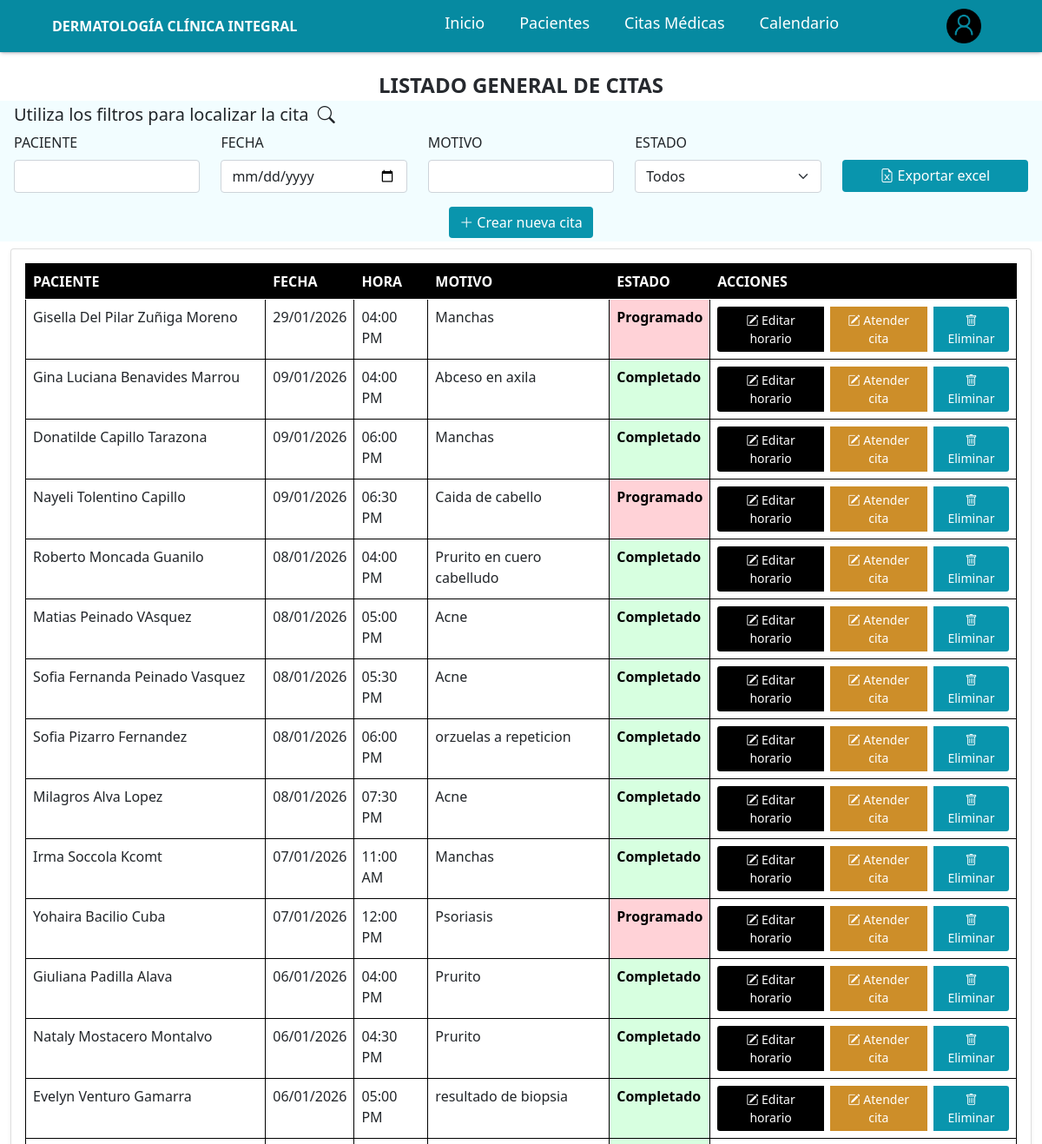
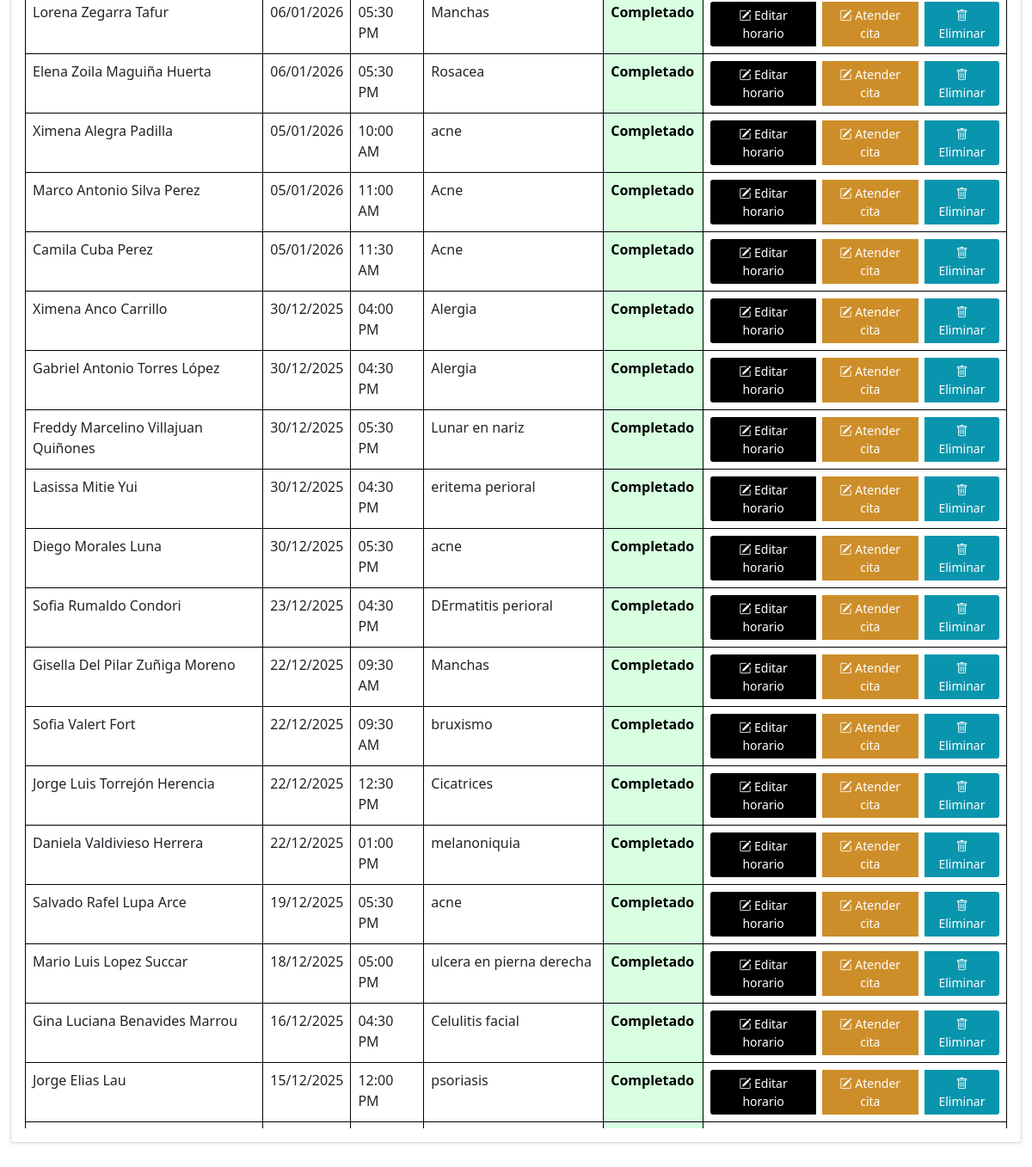
Screenshot of /clinica/lista_citas/ with the database file from the repository (2 pictures, top to bottom).
### clinica/models.py (models this page shows, shortened)
class Cita(models.Model):
    paciente = models.ForeignKey(Paciente, on_delete=models.CASCADE, related_name='citas')
    fecha = models.DateField(blank=True, null=True)
    hora = models.TimeField(blank=True, null=True)
    motivo = models.CharField(max_length=255, blank=True, null=True)
    estado = models.BooleanField(default=False, blank=True, null=True)  # False = programada, True = completada
    created_at = models.DateTimeField(auto_now_add=True)
    updated_at = models.DateTimeField(auto_now=True)

class Paciente(models.Model):
    TIPO_SANGRE_CHOICES = [
        ('A+', 'A+'),
        ('A-', 'A-'),
        ('B+', 'B+'),
        ('B-', 'B-'),
        ('AB+', 'AB+'),
        ('AB-', 'AB-'),
        ('O+', 'O+'),
        ('O-', 'O-'),
    ]
    nombre = models.CharField(max_length=100, blank=True, null=True)
    fecha_nacimiento = models.DateField(blank=True, null=True)
    email = models.CharField(max_length=100, blank=True, null=True)
    dni = models.CharField(max_length=100, blank=True, null=True)
    telefono = models.CharField(max_length=255, blank=True, null=True)
    direccion = models.CharField(max_length=100, blank=True, null=True)
    alergias_conocidas = models.CharField(max_length=255, blank=True, null=True)
    emfermedades_previas = models.CharField(max_length=255, blank=True, null=True)
    antecentes_quirurgicos = models.CharField(max_length=255, blank=True, null=True)
    antecedentes_familiares = models.CharField(max_length=255, blank=True, null=True)
    medicamentos_actuales = models.CharField(max_length=255, blank=True, null=True)
    habitos = models.CharField(max_length=255, blank=True, null=True)
    relato_clinico = models.TextField(blank=True, null=True)
    edad = models.CharField(max_length=255, blank=True, null=True)
    peso = models.CharField(max_length=50, blank=True, null=True)
    altura = models.CharField(max_length=50, blank=True, null=True)
    presion_arterial = models.CharField(max_length=50, blank=True, null=True)
    frecuencia_cardiaca = models.CharField(max_length=50, blank=True, null=True)
    frecuencia_respiratoria = models.CharField(max_length=50, blank=True, null=True)
    temperatura = models.CharField(max_length=50, blank=True, null=True)
    tipo_de_sangre = models.CharField(
        max_length=10,
        choices=TIPO_SANGRE_CHOICES,
        blank=True,
        null=True
    )
    descripcion_examen_fisico = models.TextField(blank=True, null=True)
    nombre_contacto_emergencia1 = models.CharField(max_length=100, blank=True, null=True)
    telefono_contacto_emergencia1 = models.CharField(max_length=15, blank=True, null=True)
    relacion_contacto_emergencia1 = models.CharField(max_length=50, blank=True, null=True)
    nombre_contacto_emergencia2 = models.CharField(max_length=100, blank=True, null=True)
    telefono_contacto_emergencia2 = models.CharField(max_length=15, blank=True, null=True)
    relacion_contacto_emergencia2 = models.CharField(max_length=50, blank=True, null=True)
    nombre_contacto_emergencia3 = models.CharField(max_length=100, blank=True, null=True)
    telefono_contacto_emergencia3 = models.CharField(max_length=15, blank=True, null=True)
    relacion_contacto_emergencia3 = models.CharField(max_length=50, blank=True, null=True)
    created_at = models.DateTimeField(auto_now_add=True)
    updated_at = models.DateTimeField(auto_now=True)
    def __str__(self):
        return self.nombre or "Paciente sin nombre"

### clinica/views.py (the view)
# urls.py: path('lista_citas/', views.lista_citas, name='lista_citas'),
def lista_citas(request):
    if request.method == "POST":
        form = CitaForm(request.POST)
        if form.is_valid():
            nueva_cita = form.save()
            fecha_actividad = nueva_cita.fecha
            hora_ini = datetime.combine(nueva_cita.fecha, nueva_cita.hora)
            hora_fin = hora_ini + timedelta(minutes=30)
            titulo = (
                f"{hora_ini.strftime('%I:%M %p')} - "
                f"{hora_fin.strftime('%I:%M %p')} | {nueva_cita.paciente.nombre}"
            )
            descripcion = nueva_cita.motivo
            DailyActivity.objects.create(
                user=request.user,
                date=fecha_actividad,
                title=titulo,
                description=descripcion
            )
            return redirect('clinica:lista_citas')
    else:
        form = CitaForm()
    citas = Cita.objects.all().order_by('-fecha')
    pacientes = Paciente.objects.all()
    return render(request, 'clinica/citas_medicas.html', {
        'citas': citas,
        'form': form,
        'pacientes': pacientes,
    })

### templates/clinica/citas_medicas.html (shortened to what this page needs)
{% extends "base.html" %}
{% block body %}
{% include "../components/navbar.html" %}
<div style="text-align: center; margin-top: 20px;">
    <div style="font-weight: bold; font-size: 24px; color: #26292E;">
        LISTADO GENERAL DE CITAS
    </div>
</div>
<div class="px-3 py-1" style="background-color: #F2FDFF;">
                    <h5 class="mb-2">Utiliza los filtros para localizar la cita&nbsp;&nbsp;<i class="bi bi-search"></i></h5>
                    <div class="row mb-3">
                        <div class="col">
                            <label class="form-label">PACIENTE</label>
                            <input type="text" class="form-control filter-input" data-column="0">
                        </div>
                        <div class="col">
                            <label class="form-label">FECHA</label>
                            <input type="date" class="form-control filter-input" data-column="1">
                        </div>
                        <div class="col">
                            <label class="form-label">MOTIVO</label>
                            <input type="text" class="form-control filter-input" data-column="3">
                        </div>
                        <div class="col">
                            <label class="form-label">ESTADO</label>
                            <select class="form-select filter-input" data-column="4">
                                <option value="">Todos</option>
                            </select>
                        </div>
                        <div class="col">
                            <label class="form-label" style="color: #f2fdff;">Excel</label>
                            <button id="exportBtn" class="btn btn-success form-control btn btn-secondary text-center"
                                style="background-color: #0995AD; line-height: 25px; border: none;">
                                <i class="bi-file-earmark-excel"></i>
                                Exportar excel
                            </button>
                        </div>
                    </div>
                    <center>
                        <button type="button" class="btn text-white"
                            style="background-color: #0995AD; border: none;" data-bs-toggle="modal"
                            data-bs-target="#pacienteModal">
                            <i class="bi bi-plus-lg"></i> Crear nueva cita
                        </button>
                    </center>
</div>
<div class="container mt-2" style="max-width: 100%;">
    <div class="row justify-content-center">
        <div class="col-12 col-lg-12">
            <div class="card shadow-sm">
                <div class="card-body">
                    <div class="table-container" style="max-height: 65vh; overflow-y: auto; overflow-x: auto;">
                        <table class="table table-hover table-bordered-gray" id="documentsTable">
                            <thead style="position: sticky; top: 0; z-index: 1;">
                                <tr style="background-color: #000 !important;">
                                    <th style="color: white;">PACIENTE</th>
                                    <th style="color: white;">FECHA</th>
                                    <th style="color: white;">HORA</th>
                                    <th style="color: white;">MOTIVO</th>
                                    <th style="color: white;">ESTADO</th>
                                    <th style="color: white;">ACCIONES</th>
                                </tr>
                            </thead>
                            <tbody>
                                {% for c in citas %}
                                <tr>
                                    <td>{{ c.paciente.nombre|default:'' }}</td>
                                    <td>{{ c.fecha|date:"d/m/Y"|default:'' }}</td>
                                    <td>{{ c.hora|time:"h:i A" }}</td>
                                    <td>{{ c.motivo|default:'' }}</td>
                                    <td class="{% if c.estado %}estado-completado{% else %}estado-programado{% endif %}">
                                        {% if c.estado %}
                                            Completado
                                        {% else %}
                                            Programado
                                        {% endif %}
                                    </td>
                                    <td>
                                        <div class="btn-group" role="group">
                                            <button type="button" class="btn btn-sm text-white me-2 btn-editar"
                                                    style="background-color: #000;"
                                                    data-bs-toggle="modal"
                                                    data-bs-target="#editarCitaModal"
                                                    data-id="{{ c.id }}"
                                                    data-paciente="{{ c.paciente.nombre|default_if_none:'' }}"
                                                    data-paciente_id="{{ c.paciente.id }}"
                                                    data-fecha="{{ c.fecha|date:'Y-m-d' }}"
                                                    data-hora="{{ c.hora|time:'H:i' }}"
                                                    data-motivo="{{ c.motivo|default_if_none:'' }}"
                                                    data-estado="{{ c.estado }}">
                                                <i class="bi bi-pencil-square"></i> Editar horario
                                            </button>
                                            <a href="{% url 'clinica:atender_cita' c.id %}"
                                                class="btn btn-sm text-white me-2"
                                                style="background-color: #cd8e29;">
                                                <i class="bi bi-pencil-square"></i> Atender cita
                                            </a>
                                            <a href="{% url 'clinica:eliminar_cita' c.id %}"
                                                class="btn btn-sm text-white btnEliminar"
                                                style="background-color: #0995AD;" title="Eliminar">
                                                <i class="bi bi-trash"></i> Eliminar
                                            </a>
                                        </div>
                                    </td>
                                </tr>
                                {% endfor %}
                            </tbody>
                        </table>
                    </div>
                </div>
            </div>
        </div>
    </div>
</div>
{% endblock %}

### templates/clinica/citas_medicas.html (style rules this page uses)
label.form-label { font-weight: 500; }
.table-bordered-gray { border: 1px solid #000; border-collapse: collapse; }
.table-bordered-gray th, .table-bordered-gray td { border: 1px solid #000; }
.estado-completado { background-color: #d7ffe0 !important; color: #000; font-weight: bold; }
.estado-programado { background-color: #ffd2d7 !important; color: #000; font-weight: bold; }

### rows the page displays
Cita: paciente.nombre "Gisella Del Pilar Zuñiga Moreno", fecha "29/01/2026", hora "04:00 PM", motivo "Manchas", estado "Programado"
Cita: paciente.nombre "Gina Luciana Benavides Marrou", fecha "09/01/2026", hora "04:00 PM", motivo "Abceso en axila", estado "Completado"
Cita: paciente.nombre "Donatilde Capillo Tarazona", fecha "09/01/2026", hora "06:00 PM", motivo "Manchas", estado "Completado"
Cita: paciente.nombre "Nayeli Tolentino Capillo", fecha "09/01/2026", hora "06:30 PM", motivo "Caida de cabello", estado "Programado"
Cita: paciente.nombre "Roberto Moncada Guanilo", fecha "08/01/2026", hora "04:00 PM", motivo "Prurito en cuero cabelludo", estado "Completado"
Cita: paciente.nombre "Matias Peinado VAsquez", fecha "08/01/2026", hora "05:00 PM", motivo "Acne", estado "Completado"
Cita: paciente.nombre "Sofia Fernanda Peinado Vasquez", fecha "08/01/2026", hora "05:30 PM", motivo "Acne", estado "Completado"
Cita: paciente.nombre "Sofia Pizarro Fernandez", fecha "08/01/2026", hora "06:00 PM", motivo "orzuelas a repeticion", estado "Completado"
Cita: paciente.nombre "Milagros Alva Lopez", fecha "08/01/2026", hora "07:30 PM", motivo "Acne", estado "Completado"
Cita: paciente.nombre "Irma Soccola Kcomt", fecha "07/01/2026", hora "11:00 AM", motivo "Manchas", estado "Completado"
Cita: paciente.nombre "Yohaira Bacilio Cuba", fecha "07/01/2026", hora "12:00 PM", motivo "Psoriasis", estado "Programado"
Cita: paciente.nombre "Giuliana Padilla Alava", fecha "06/01/2026", hora "04:00 PM", motivo "Prurito", estado "Completado"
Cita: paciente.nombre "Nataly Mostacero Montalvo", fecha "06/01/2026", hora "04:30 PM", motivo "Prurito", estado "Completado"
Cita: paciente.nombre "Evelyn Venturo Gamarra", fecha "06/01/2026", hora "05:00 PM", motivo "resultado de biopsia", estado "Completado"
Cita: paciente.nombre "Lorena Zegarra Tafur", fecha "06/01/2026", hora "05:30 PM", motivo "Manchas", estado "Completado"
Cita: paciente.nombre "Elena Zoila Maguiña Huerta", fecha "06/01/2026", hora "05:30 PM", motivo "Rosacea", estado "Completado"
Cita: paciente.nombre "Ximena Alegra Padilla", fecha "05/01/2026", hora "10:00 AM", motivo "acne", estado "Completado"
Cita: paciente.nombre "Marco Antonio Silva Perez", fecha "05/01/2026", hora "11:00 AM", motivo "Acne", estado "Completado"
Cita: paciente.nombre "Camila Cuba Perez", fecha "05/01/2026", hora "11:30 AM", motivo "Acne", estado "Completado"
Cita: paciente.nombre "Ximena Anco Carrillo", fecha "30/12/2025", hora "04:00 PM", motivo "Alergia", estado "Completado"
Cita: paciente.nombre "Gabriel Antonio Torres López", fecha "30/12/2025", hora "04:30 PM", motivo "Alergia", estado "Completado"
Cita: paciente.nombre "Freddy Marcelino Villajuan Quiñones", fecha "30/12/2025", hora "05:30 PM", motivo "Lunar en nariz", estado "Completado"
Cita: paciente.nombre "Lasissa Mitie Yui", fecha "30/12/2025", hora "04:30 PM", motivo "eritema perioral", estado "Completado"
Cita: paciente.nombre "Diego Morales Luna", fecha "30/12/2025", hora "05:30 PM", motivo "acne", estado "Completado"
Cita: paciente.nombre "Sofia Rumaldo Condori", fecha "23/12/2025", hora "04:30 PM", motivo "DErmatitis perioral", estado "Completado"
Cita: paciente.nombre "Gisella Del Pilar Zuñiga Moreno", fecha "22/12/2025", hora "09:30 AM", motivo "Manchas", estado "Completado"
Cita: paciente.nombre "Sofia Valert Fort", fecha "22/12/2025", hora "09:30 AM", motivo "bruxismo", estado "Completado"
Cita: paciente.nombre "Jorge Luis Torrejón Herencia", fecha "22/12/2025", hora "12:30 PM", motivo "Cicatrices", estado "Completado"
Cita: paciente.nombre "Daniela Valdivieso Herrera", fecha "22/12/2025", hora "01:00 PM", motivo "melanoniquia", estado "Completado"
Cita: paciente.nombre "Salvado Rafel Lupa Arce", fecha "19/12/2025", hora "05:30 PM", motivo "acne", estado "Completado"
Cita: paciente.nombre "Mario Luis Lopez Succar", fecha "18/12/2025", hora "05:00 PM", motivo "ulcera en pierna derecha", estado "Completado"
Cita: paciente.nombre "Gina Luciana Benavides Marrou", fecha "16/12/2025", hora "04:30 PM", motivo "Celulitis facial", estado "Completado"
Cita: paciente.nombre "Jorge Elias Lau", fecha "15/12/2025", hora "12:00 PM", motivo "psoriasis", estado "Completado"
